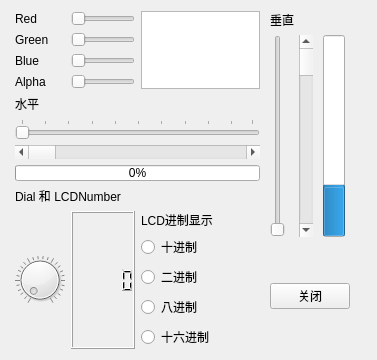
<?xml version="1.0" encoding="UTF-8"?>
<ui version="4.0">
 <class>Widget</class>
 <widget class="QWidget" name="Widget">
  <property name="geometry">
   <rect>
    <x>0</x>
    <y>0</y>
    <width>377</width>
    <height>299</height>
   </rect>
  </property>
  <property name="windowTitle">
   <string>Widget</string>
  </property>
  <layout class="QHBoxLayout" name="horizontalLayout">
   <item>
    <layout class="QGridLayout" name="gridLayout">
     <property name="sizeConstraint">
      <enum>QLayout::SetDefaultConstraint</enum>
     </property>
     <property name="leftMargin">
      <number>4</number>
     </property>
     <property name="rightMargin">
      <number>4</number>
     </property>
     <item row="9" column="0" rowspan="5">
      <widget class="QDial" name="dial">
       <property name="wrapping">
        <bool>false</bool>
       </property>
       <property name="notchesVisible">
        <bool>true</bool>
       </property>
      </widget>
     </item>
     <item row="3" column="1">
      <widget class="QSlider" name="sliderAlpha">
       <property name="maximum">
        <number>255</number>
       </property>
       <property name="orientation">
        <enum>Qt::Horizontal</enum>
       </property>
      </widget>
     </item>
     <item row="7" column="0" colspan="3">
      <widget class="QProgressBar" name="progressBarV">
       <property name="sizePolicy">
        <sizepolicy hsizetype="Expanding" vsizetype="Maximum">
         <horstretch>0</horstretch>
         <verstretch>0</verstretch>
        </sizepolicy>
       </property>
       <property name="value">
        <number>0</number>
       </property>
      </widget>
     </item>
     <item row="1" column="0">
      <widget class="QLabel" name="label_2">
       <property name="text">
        <string>Green</string>
       </property>
       <property name="margin">
        <number>4</number>
       </property>
      </widget>
     </item>
     <item row="2" column="1">
      <widget class="QSlider" name="sliderBlue">
       <property name="maximum">
        <number>255</number>
       </property>
       <property name="orientation">
        <enum>Qt::Horizontal</enum>
       </property>
      </widget>
     </item>
     <item row="0" column="0">
      <widget class="QLabel" name="label">
       <property name="text">
        <string>Red</string>
       </property>
       <property name="margin">
        <number>4</number>
       </property>
      </widget>
     </item>
     <item row="4" column="0" colspan="3">
      <widget class="QLabel" name="label_3">
       <property name="text">
        <string>水平</string>
       </property>
      </widget>
     </item>
     <item row="0" column="2" rowspan="4">
      <widget class="QTextEdit" name="textEdit"/>
     </item>
     <item row="1" column="1">
      <widget class="QSlider" name="sliderGreen">
       <property name="maximum">
        <number>255</number>
       </property>
       <property name="orientation">
        <enum>Qt::Horizontal</enum>
       </property>
      </widget>
     </item>
     <item row="6" column="0" colspan="3">
      <widget class="QScrollBar" name="horizontalScrollBarV">
       <property name="orientation">
        <enum>Qt::Horizontal</enum>
       </property>
      </widget>
     </item>
     <item row="8" column="0" colspan="3">
      <widget class="QLabel" name="label_12">
       <property name="text">
        <string>Dial 和 LCDNumber</string>
       </property>
      </widget>
     </item>
     <item row="5" column="0" colspan="3">
      <widget class="QSlider" name="horizontalSlider">
       <property name="orientation">
        <enum>Qt::Horizontal</enum>
       </property>
       <property name="tickPosition">
        <enum>QSlider::TicksAbove</enum>
       </property>
      </widget>
     </item>
     <item row="10" column="2">
      <widget class="QRadioButton" name="radioBtnDec">
       <property name="sizePolicy">
        <sizepolicy hsizetype="Maximum" vsizetype="Fixed">
         <horstretch>0</horstretch>
         <verstretch>0</verstretch>
        </sizepolicy>
       </property>
       <property name="text">
        <string>十进制</string>
       </property>
      </widget>
     </item>
     <item row="2" column="0">
      <widget class="QLabel" name="label_11">
       <property name="text">
        <string>Blue</string>
       </property>
       <property name="margin">
        <number>4</number>
       </property>
      </widget>
     </item>
     <item row="11" column="2">
      <widget class="QRadioButton" name="radioBtnBin">
       <property name="sizePolicy">
        <sizepolicy hsizetype="Maximum" vsizetype="Fixed">
         <horstretch>0</horstretch>
         <verstretch>0</verstretch>
        </sizepolicy>
       </property>
       <property name="text">
        <string>二进制</string>
       </property>
      </widget>
     </item>
     <item row="3" column="0">
      <widget class="QLabel" name="label_9">
       <property name="text">
        <string>Alpha</string>
       </property>
       <property name="margin">
        <number>4</number>
       </property>
      </widget>
     </item>
     <item row="9" column="1" rowspan="5">
      <widget class="QLCDNumber" name="lcdNumber">
       <property name="smallDecimalPoint">
        <bool>false</bool>
       </property>
      </widget>
     </item>
     <item row="13" column="2">
      <widget class="QRadioButton" name="radioBtnHex">
       <property name="sizePolicy">
        <sizepolicy hsizetype="Maximum" vsizetype="Fixed">
         <horstretch>0</horstretch>
         <verstretch>0</verstretch>
        </sizepolicy>
       </property>
       <property name="text">
        <string>十六进制</string>
       </property>
      </widget>
     </item>
     <item row="12" column="2">
      <widget class="QRadioButton" name="radioBtnOct">
       <property name="sizePolicy">
        <sizepolicy hsizetype="Maximum" vsizetype="Fixed">
         <horstretch>0</horstretch>
         <verstretch>0</verstretch>
        </sizepolicy>
       </property>
       <property name="text">
        <string>八进制</string>
       </property>
      </widget>
     </item>
     <item row="0" column="1">
      <widget class="QSlider" name="sliderRed">
       <property name="maximum">
        <number>255</number>
       </property>
       <property name="orientation">
        <enum>Qt::Horizontal</enum>
       </property>
      </widget>
     </item>
     <item row="9" column="2">
      <widget class="QLabel" name="label_13">
       <property name="sizePolicy">
        <sizepolicy hsizetype="Maximum" vsizetype="Preferred">
         <horstretch>0</horstretch>
         <verstretch>0</verstretch>
        </sizepolicy>
       </property>
       <property name="text">
        <string>LCD进制显示</string>
       </property>
      </widget>
     </item>
    </layout>
   </item>
   <item>
    <layout class="QGridLayout" name="gridLayout_2">
     <property name="sizeConstraint">
      <enum>QLayout::SetMaximumSize</enum>
     </property>
     <property name="rightMargin">
      <number>4</number>
     </property>
     <item row="0" column="0" colspan="5">
      <widget class="QLabel" name="label_7">
       <property name="frameShadow">
        <enum>QFrame::Plain</enum>
       </property>
       <property name="text">
        <string>垂直</string>
       </property>
       <property name="textFormat">
        <enum>Qt::AutoText</enum>
       </property>
      </widget>
     </item>
     <item row="1" column="0">
      <widget class="QSlider" name="verticalSlider">
       <property name="orientation">
        <enum>Qt::Vertical</enum>
       </property>
      </widget>
     </item>
     <item row="1" column="2">
      <widget class="QProgressBar" name="progressBar_2">
       <property name="sizePolicy">
        <sizepolicy hsizetype="Maximum" vsizetype="Expanding">
         <horstretch>0</horstretch>
         <verstretch>0</verstretch>
        </sizepolicy>
       </property>
       <property name="value">
        <number>24</number>
       </property>
       <property name="textVisible">
        <bool>true</bool>
       </property>
       <property name="orientation">
        <enum>Qt::Vertical</enum>
       </property>
       <property name="invertedAppearance">
        <bool>false</bool>
       </property>
       <property name="textDirection">
        <enum>QProgressBar::TopToBottom</enum>
       </property>
      </widget>
     </item>
     <item row="1" column="1">
      <widget class="QScrollBar" name="verticalScrollBar">
       <property name="sizePolicy">
        <sizepolicy hsizetype="Maximum" vsizetype="Minimum">
         <horstretch>0</horstretch>
         <verstretch>0</verstretch>
        </sizepolicy>
       </property>
       <property name="orientation">
        <enum>Qt::Vertical</enum>
       </property>
      </widget>
     </item>
     <item row="2" column="0" colspan="3">
      <spacer name="verticalSpacer">
       <property name="orientation">
        <enum>Qt::Vertical</enum>
       </property>
       <property name="sizeType">
        <enum>QSizePolicy::Preferred</enum>
       </property>
       <property name="sizeHint" stdset="0">
        <size>
         <width>20</width>
         <height>40</height>
        </size>
       </property>
      </spacer>
     </item>
     <item row="3" column="0" colspan="3">
      <widget class="QPushButton" name="btnClose">
       <property name="sizePolicy">
        <sizepolicy hsizetype="Maximum" vsizetype="Minimum">
         <horstretch>0</horstretch>
         <verstretch>0</verstretch>
        </sizepolicy>
       </property>
       <property name="text">
        <string>关闭</string>
       </property>
      </widget>
     </item>
     <item row="4" column="0" colspan="3">
      <spacer name="verticalSpacer_2">
       <property name="orientation">
        <enum>Qt::Vertical</enum>
       </property>
       <property name="sizeType">
        <enum>QSizePolicy::Minimum</enum>
       </property>
       <property name="sizeHint" stdset="0">
        <size>
         <width>20</width>
         <height>40</height>
        </size>
       </property>
      </spacer>
     </item>
    </layout>
   </item>
  </layout>
 </widget>
 <resources/>
 <connections>
  <connection>
   <sender>btnClose</sender>
   <signal>clicked()</signal>
   <receiver>Widget</receiver>
   <slot>close()</slot>
   <hints>
    <hint type="sourcelabel">
     <x>318</x>
     <y>238</y>
    </hint>
    <hint type="destinationlabel">
     <x>188</x>
     <y>149</y>
    </hint>
   </hints>
  </connection>
  <connection>
   <sender>horizontalScrollBarV</sender>
   <signal>valueChanged(int)</signal>
   <receiver>progressBarV</receiver>
   <slot>setValue(int)</slot>
   <hints>
    <hint type="sourcelabel">
     <x>139</x>
     <y>143</y>
    </hint>
    <hint type="destinationlabel">
     <x>139</x>
     <y>162</y>
    </hint>
   </hints>
  </connection>
 </connections>
</ui>
